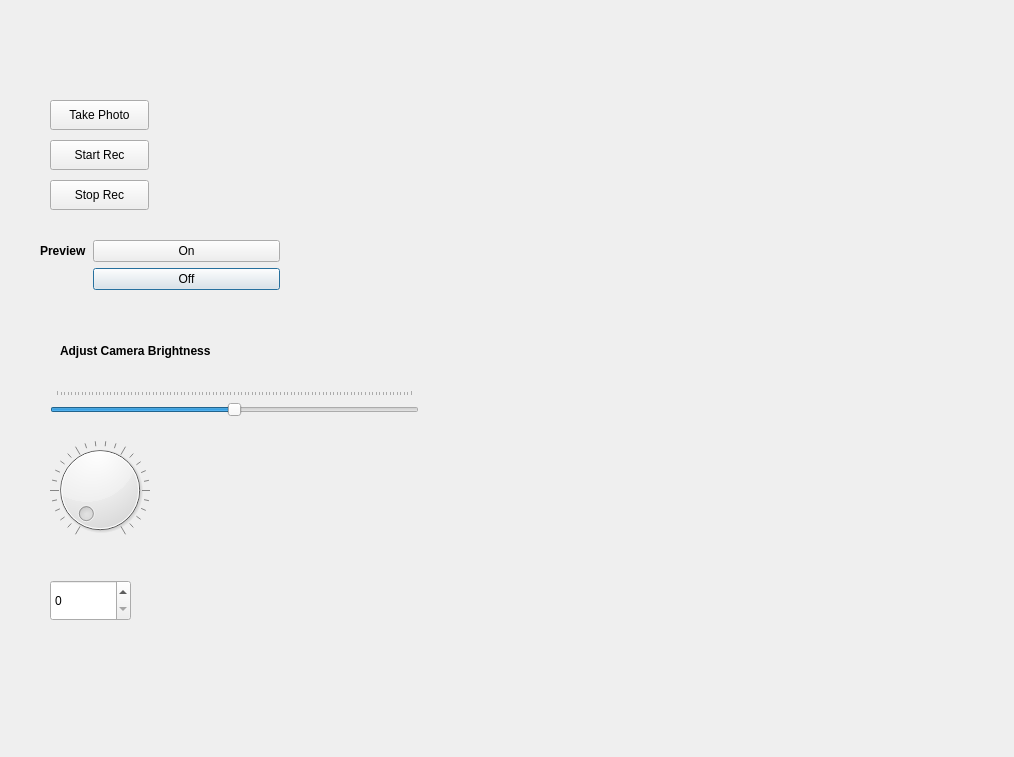
<?xml version="1.0" encoding="UTF-8"?>
<ui version="4.0">
 <class>Dialog</class>
 <widget class="QDialog" name="Dialog">
  <property name="geometry">
   <rect>
    <x>0</x>
    <y>0</y>
    <width>1014</width>
    <height>757</height>
   </rect>
  </property>
  <property name="windowTitle">
   <string>Dialog</string>
  </property>
  <widget class="QWidget" name="formLayoutWidget_3">
   <property name="geometry">
    <rect>
     <x>40</x>
     <y>240</y>
     <width>240</width>
     <height>80</height>
    </rect>
   </property>
   <layout class="QFormLayout" name="formLayout_3">
    <item row="1" column="1">
     <widget class="QPushButton" name="CameraPreviewOff">
      <property name="text">
       <string>Off</string>
      </property>
     </widget>
    </item>
    <item row="0" column="1">
     <widget class="QPushButton" name="cameraPreviewOn">
      <property name="text">
       <string>On</string>
      </property>
     </widget>
    </item>
    <item row="0" column="0">
     <widget class="QLabel" name="cameraPreview">
      <property name="font">
       <font>
        <weight>75</weight>
        <bold>true</bold>
       </font>
      </property>
      <property name="text">
       <string>Preview</string>
      </property>
     </widget>
    </item>
   </layout>
  </widget>
  <widget class="QSlider" name="brightnessSlider">
   <property name="geometry">
    <rect>
     <x>50</x>
     <y>390</y>
     <width>369</width>
     <height>31</height>
    </rect>
   </property>
   <property name="maximum">
    <number>100</number>
   </property>
   <property name="value">
    <number>50</number>
   </property>
   <property name="orientation">
    <enum>Qt::Horizontal</enum>
   </property>
   <property name="tickPosition">
    <enum>QSlider::TicksAbove</enum>
   </property>
   <property name="tickInterval">
    <number>1</number>
   </property>
  </widget>
  <widget class="QSpinBox" name="brightnessSpin">
   <property name="geometry">
    <rect>
     <x>50</x>
     <y>580</y>
     <width>81</width>
     <height>41</height>
    </rect>
   </property>
   <property name="maximum">
    <number>100</number>
   </property>
  </widget>
  <widget class="QPushButton" name="takePhoto">
   <property name="geometry">
    <rect>
     <x>50</x>
     <y>100</y>
     <width>99</width>
     <height>30</height>
    </rect>
   </property>
   <property name="text">
    <string>Take Photo</string>
   </property>
  </widget>
  <widget class="QPushButton" name="startRecord">
   <property name="geometry">
    <rect>
     <x>50</x>
     <y>140</y>
     <width>99</width>
     <height>30</height>
    </rect>
   </property>
   <property name="text">
    <string>Start Rec</string>
   </property>
  </widget>
  <widget class="QPushButton" name="stopRecord">
   <property name="geometry">
    <rect>
     <x>50</x>
     <y>180</y>
     <width>99</width>
     <height>30</height>
    </rect>
   </property>
   <property name="text">
    <string>Stop Rec</string>
   </property>
  </widget>
  <widget class="QLabel" name="label">
   <property name="geometry">
    <rect>
     <x>60</x>
     <y>340</y>
     <width>188</width>
     <height>22</height>
    </rect>
   </property>
   <property name="font">
    <font>
     <weight>75</weight>
     <bold>true</bold>
    </font>
   </property>
   <property name="text">
    <string>Adjust Camera Brightness</string>
   </property>
  </widget>
  <widget class="QDial" name="brightnessDial">
   <property name="geometry">
    <rect>
     <x>50</x>
     <y>440</y>
     <width>100</width>
     <height>100</height>
    </rect>
   </property>
   <property name="maximum">
    <number>100</number>
   </property>
   <property name="notchesVisible">
    <bool>true</bool>
   </property>
  </widget>
 </widget>
 <resources/>
 <connections>
  <connection>
   <sender>takePhoto</sender>
   <signal>clicked()</signal>
   <receiver>Dialog</receiver>
   <slot>takePhoto()</slot>
   <hints>
    <hint type="sourcelabel">
     <x>100</x>
     <y>105</y>
    </hint>
    <hint type="destinationlabel">
     <x>491</x>
     <y>54</y>
    </hint>
   </hints>
  </connection>
  <connection>
   <sender>startRecord</sender>
   <signal>clicked()</signal>
   <receiver>Dialog</receiver>
   <slot>startRecording()</slot>
   <hints>
    <hint type="sourcelabel">
     <x>77</x>
     <y>151</y>
    </hint>
    <hint type="destinationlabel">
     <x>525</x>
     <y>131</y>
    </hint>
   </hints>
  </connection>
  <connection>
   <sender>stopRecord</sender>
   <signal>clicked()</signal>
   <receiver>Dialog</receiver>
   <slot>stopRecording()</slot>
   <hints>
    <hint type="sourcelabel">
     <x>102</x>
     <y>202</y>
    </hint>
    <hint type="destinationlabel">
     <x>535</x>
     <y>170</y>
    </hint>
   </hints>
  </connection>
  <connection>
   <sender>cameraPreviewOn</sender>
   <signal>clicked()</signal>
   <receiver>Dialog</receiver>
   <slot>previewOn()</slot>
   <hints>
    <hint type="sourcelabel">
     <x>222</x>
     <y>253</y>
    </hint>
    <hint type="destinationlabel">
     <x>626</x>
     <y>219</y>
    </hint>
   </hints>
  </connection>
  <connection>
   <sender>CameraPreviewOff</sender>
   <signal>clicked()</signal>
   <receiver>Dialog</receiver>
   <slot>previewOff()</slot>
   <hints>
    <hint type="sourcelabel">
     <x>157</x>
     <y>289</y>
    </hint>
    <hint type="destinationlabel">
     <x>637</x>
     <y>288</y>
    </hint>
   </hints>
  </connection>
  <connection>
   <sender>brightnessSlider</sender>
   <signal>valueChanged(int)</signal>
   <receiver>Dialog</receiver>
   <slot>changeBrightness(int)</slot>
   <hints>
    <hint type="sourcelabel">
     <x>169</x>
     <y>397</y>
    </hint>
    <hint type="destinationlabel">
     <x>569</x>
     <y>365</y>
    </hint>
   </hints>
  </connection>
  <connection>
   <sender>brightnessDial</sender>
   <signal>sliderMoved(int)</signal>
   <receiver>Dialog</receiver>
   <slot>changeBrightness()</slot>
   <hints>
    <hint type="sourcelabel">
     <x>96</x>
     <y>496</y>
    </hint>
    <hint type="destinationlabel">
     <x>454</x>
     <y>452</y>
    </hint>
   </hints>
  </connection>
  <connection>
   <sender>brightnessSpin</sender>
   <signal>valueChanged(int)</signal>
   <receiver>Dialog</receiver>
   <slot>changeBrightness()</slot>
   <hints>
    <hint type="sourcelabel">
     <x>101</x>
     <y>604</y>
    </hint>
    <hint type="destinationlabel">
     <x>490</x>
     <y>501</y>
    </hint>
   </hints>
  </connection>
 </connections>
 <slots>
  <slot>takePhoto()</slot>
  <slot>startRecording()</slot>
  <slot>stopRecording()</slot>
  <slot>previewOn()</slot>
  <slot>previewOff()</slot>
  <slot>changeBrightness(int)</slot>
 </slots>
</ui>
